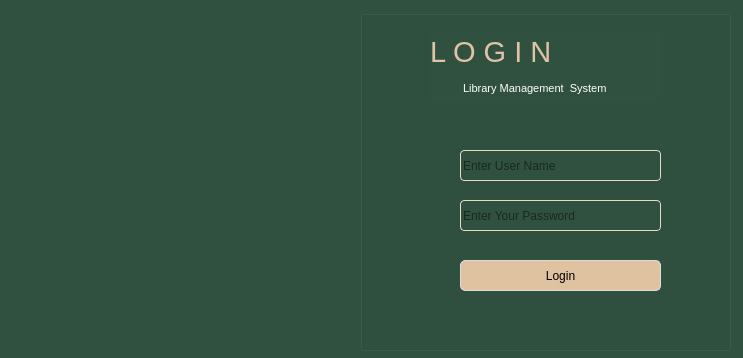
<?xml version="1.0" encoding="UTF-8"?>
<ui version="4.0">
 <class>Form</class>
 <widget class="QWidget" name="Form">
  <property name="geometry">
   <rect>
    <x>0</x>
    <y>0</y>
    <width>743</width>
    <height>358</height>
   </rect>
  </property>
  <property name="windowTitle">
   <string>Form</string>
  </property>
  <property name="styleSheet">
   <string notr="true">/*
font: 75 8pt &quot;Cambria&quot;;
Aqua Style Sheet for QT Applications
Author: Jaime A. Quiroga P.
Company: GTRONICK
Last updated: 22/01/2019, 07:55.
Available at: https://github.com/GTRONICK/QSS/blob/master/Aqua.qss
*/
QWidget {
	background-color:rgb(48,81,64);
}

QLineEdit {
	border-width: 1px;
	border-style: solid;
	border-color: #93735c;
}

QTextEdit {
	border-width: 1px;
	border-style: solid;
	border-color: qlineargradient(spread:pad, x1:0.5, y1:1, x2:0.5, y2:0, stop:0 rgba(0, 113, 255, 255), stop:1 rgba(91, 171, 252, 255));
}
QPlainTextEdit {
	border-width: 1px;
	border-style: solid;
	border-color: qlineargradient(spread:pad, x1:0.5, y1:1, x2:0.5, y2:0, stop:0 rgba(0, 113, 255, 255), stop:1 rgba(91, 171, 252, 255));
}
QToolButton {
	border-style: solid;
	border-top-color: qlineargradient(spread:pad, x1:0.5, y1:1, x2:0.5, y2:0, stop:0 rgb(215, 215, 215), stop:1 rgb(222, 222, 222));
	border-right-color: qlineargradient(spread:pad, x1:0, y1:0.5, x2:1, y2:0.5, stop:0 rgb(217, 217, 217), stop:1 rgb(227, 227, 227));
	border-left-color: qlineargradient(spread:pad, x1:0, y1:0.5, x2:1, y2:0.5, stop:0 rgb(227, 227, 227), stop:1 rgb(217, 217, 217));
	border-bottom-color: qlineargradient(spread:pad, x1:0.5, y1:1, x2:0.5, y2:0, stop:0 rgb(215, 215, 215), stop:1 rgb(222, 222, 222));
	border-width: 1px;
	border-radius: 5px;
	color: rgb(0,0,0);
	padding: 2px;
	background-color: rgb(255,255,255);
}
QToolButton:hover{
	border-style: solid;
	border-top-color: qlineargradient(spread:pad, x1:0.5, y1:1, x2:0.5, y2:0, stop:0 rgb(195, 195, 195), stop:1 rgb(222, 222, 222));
	border-right-color: qlineargradient(spread:pad, x1:0, y1:0.5, x2:1, y2:0.5, stop:0 rgb(197, 197, 197), stop:1 rgb(227, 227, 227));
	border-left-color: qlineargradient(spread:pad, x1:0, y1:0.5, x2:1, y2:0.5, stop:0 rgb(227, 227, 227), stop:1 rgb(197, 197, 197));
	border-bottom-color: qlineargradient(spread:pad, x1:0.5, y1:1, x2:0.5, y2:0, stop:0 rgb(195, 195, 195), stop:1 rgb(222, 222, 222));
	border-width: 1px;
	border-radius: 5px;
	color: rgb(0,0,0);
	padding: 2px;
	background-color: rgb(255,255,255);
}
QToolButton:pressed{
	border-style: solid;
	border-top-color: qlineargradient(spread:pad, x1:0.5, y1:1, x2:0.5, y2:0, stop:0 rgb(215, 215, 215), stop:1 rgb(222, 222, 222));
	border-right-color: qlineargradient(spread:pad, x1:0, y1:0.5, x2:1, y2:0.5, stop:0 rgb(217, 217, 217), stop:1 rgb(227, 227, 227));
	border-left-color: qlineargradient(spread:pad, x1:0, y1:0.5, x2:1, y2:0.5, stop:0 rgb(227, 227, 227), stop:1 rgb(217, 217, 217));
	border-bottom-color: qlineargradient(spread:pad, x1:0.5, y1:1, x2:0.5, y2:0, stop:0 rgb(215, 215, 215), stop:1 rgb(222, 222, 222));
	border-width: 1px;
	border-radius: 5px;
	color: rgb(0,0,0);
	padding: 2px;
	background-color: #e4c3a0;
}
QPushButton{
	border-style: solid;
	border-top-color: qlineargradient(spread:pad, x1:0.5, y1:1, x2:0.5, y2:0, stop:0 rgb(215, 215, 215), stop:1 rgb(222, 222, 222));
	border-right-color: qlineargradient(spread:pad, x1:0, y1:0.5, x2:1, y2:0.5, stop:0 rgb(217, 217, 217), stop:1 rgb(227, 227, 227));
	border-left-color: qlineargradient(spread:pad, x1:0, y1:0.5, x2:1, y2:0.5, stop:0 rgb(227, 227, 227), stop:1 rgb(217, 217, 217));
	border-bottom-color: qlineargradient(spread:pad, x1:0.5, y1:1, x2:0.5, y2:0, stop:0 rgb(215, 215, 215), stop:1 rgb(222, 222, 222));
	border-width: 1px;
	border-radius: 5px;
	color: rgb(0,0,0);
	padding: 2px;
	background-color: #dfc2a0;
}
QPushButton::default{
	border-style: solid;
	border-top-color: qlineargradient(spread:pad, x1:0.5, y1:1, x2:0.5, y2:0, stop:0 rgb(215, 215, 215), stop:1 rgb(222, 222, 222));
	border-right-color: qlineargradient(spread:pad, x1:0, y1:0.5, x2:1, y2:0.5, stop:0 rgb(217, 217, 217), stop:1 rgb(227, 227, 227));
	border-left-color: qlineargradient(spread:pad, x1:0, y1:0.5, x2:1, y2:0.5, stop:0 rgb(227, 227, 227), stop:1 rgb(217, 217, 217));
	border-bottom-color: qlineargradient(spread:pad, x1:0.5, y1:1, x2:0.5, y2:0, stop:0 rgb(215, 215, 215), stop:1 rgb(222, 222, 222));
	border-width: 1px;
	border-radius: 5px;
	color: rgb(0,0,0);
	padding: 2px;
	background-color: #ead9c5;
}
QPushButton:hover{
	border-style: solid;
	border-top-color: qlineargradient(spread:pad, x1:0.5, y1:1, x2:0.5, y2:0, stop:0 rgb(195, 195, 195), stop:1 rgb(222, 222, 222));
	border-right-color: qlineargradient(spread:pad, x1:0, y1:0.5, x2:1, y2:0.5, stop:0 rgb(197, 197, 197), stop:1 rgb(227, 227, 227));
	border-left-color: qlineargradient(spread:pad, x1:0, y1:0.5, x2:1, y2:0.5, stop:0 rgb(227, 227, 227), stop:1 rgb(197, 197, 197));
	border-bottom-color: qlineargradient(spread:pad, x1:0.5, y1:1, x2:0.5, y2:0, stop:0 rgb(195, 195, 195), stop:1 rgb(222, 222, 222));
	border-width: 1px;
	border-radius: 5px;
	color: rgb(0,0,0);
	padding: 2px;
	background-color: rgb(255,255,255);
}
QPushButton:pressed{
	border-style: solid;
	border-top-color: qlineargradient(spread:pad, x1:0.5, y1:1, x2:0.5, y2:0, stop:0 rgb(215, 215, 215), stop:1 rgb(222, 222, 222));
	border-right-color: qlineargradient(spread:pad, x1:0, y1:0.5, x2:1, y2:0.5, stop:0 rgb(217, 217, 217), stop:1 rgb(227, 227, 227));
	border-left-color: qlineargradient(spread:pad, x1:0, y1:0.5, x2:1, y2:0.5, stop:0 rgb(227, 227, 227), stop:1 rgb(217, 217, 217));
	border-bottom-color: qlineargradient(spread:pad, x1:0.5, y1:1, x2:0.5, y2:0, stop:0 rgb(215, 215, 215), stop:1 rgb(222, 222, 222));
	border-width: 1px;
	border-radius: 5px;
	color: rgb(0,0,0);
	padding: 2px;
	background-color: rgb(142,142,142);
}
QPushButton:disabled{
	border-style: solid;
	border-top-color: qlineargradient(spread:pad, x1:0.5, y1:1, x2:0.5, y2:0, stop:0 rgb(215, 215, 215), stop:1 rgb(222, 222, 222));
	border-right-color: qlineargradient(spread:pad, x1:0, y1:0.5, x2:1, y2:0.5, stop:0 rgb(217, 217, 217), stop:1 rgb(227, 227, 227));
	border-left-color: qlineargradient(spread:pad, x1:0, y1:0.5, x2:1, y2:0.5, stop:0 rgb(227, 227, 227), stop:1 rgb(217, 217, 217));
	border-bottom-color: qlineargradient(spread:pad, x1:0.5, y1:1, x2:0.5, y2:0, stop:0 rgb(215, 215, 215), stop:1 rgb(222, 222, 222));
	border-width: 1px;
	border-radius: 5px;
	color: #808086;
	padding: 2px;
	background-color: rgb(142,142,142);
}
QLineEdit {
	border-width: 1px; border-radius: 4px;
	border-style: solid;
	border-color: qlineargradient(spread:pad, x1:0.5, y1:1, x2:0.5, y2:0, stop:0 rgba(0, 113, 255, 255), stop:1 rgba(91, 171, 252, 255));
}
QLabel {
	color: #000000;
}
QLCDNumber {
	color: rgb(0, 113, 255, 255);
}
QProgressBar {
	text-align: center;
	color: rgb(240, 240, 240);
	border-width: 1px; 
	border-radius: 10px;
	border-color: rgb(230, 230, 230);
	border-style: solid;
	background-color:rgb(207,207,207);
}
QProgressBar::chunk {
	background-color: qlineargradient(spread:pad, x1:0.5, y1:1, x2:0.5, y2:0, stop:0 rgba(49, 147, 250, 255), stop:1 rgba(34, 142, 255, 255));
	border-radius: 10px;
}
QMenuBar {
	background-color: qlineargradient(spread:pad, x1:0.5, y1:1, x2:0.5, y2:0, stop:0 rgba(207, 209, 207, 255), stop:1 rgba(230, 229, 230, 255));
}
QMenuBar::item {
	color: #000000;
  	spacing: 3px;
  	padding: 1px 4px;
	background-color: qlineargradient(spread:pad, x1:0.5, y1:1, x2:0.5, y2:0, stop:0 rgba(207, 209, 207, 255), stop:1 rgba(230, 229, 230, 255));
}

QMenuBar::item:selected {
  	background-color: qlineargradient(spread:pad, x1:0.5, y1:1, x2:0.5, y2:0, stop:0 rgba(0, 113, 255, 255), stop:1 rgba(91, 171, 252, 255));
	color: #FFFFFF;
}
QMenu::item:selected {
	border-style: solid;
	border-top-color: transparent;
	border-right-color: transparent;
	border-left-color: qlineargradient(spread:pad, x1:0.5, y1:1, x2:0.5, y2:0, stop:0 rgba(0, 113, 255, 255), stop:1 rgba(91, 171, 252, 255));
	border-bottom-color: transparent;
	border-left-width: 2px;
	color: #000000;
	padding-left:15px;
	padding-top:4px;
	padding-bottom:4px;
	padding-right:7px;
}
QMenu::item {
	border-style: solid;
	border-top-color: transparent;
	border-right-color: transparent;
	border-left-color: transparent;
	border-bottom-color: transparent;
	border-bottom-width: 1px;
	color: #000000;
	padding-left:17px;
	padding-top:4px;
	padding-bottom:4px;
	padding-right:7px;
}
QTabWidget {
	color:rgb(0,0,0);
	background-color:#000000;
}
QTabWidget::pane {
		border-color: rgb(223,223,223);
		background-color:rgb(226,226,226);
		border-style: solid;
		border-width: 2px;
    	border-radius: 6px;
}
QTabBar::tab:first {
	border-style: solid;
	border-left-width:1px;
	border-right-width:0px;
	border-top-width:1px;
	border-bottom-width:1px;
	border-top-color: rgb(209,209,209);
	border-left-color: qlineargradient(spread:pad, x1:0.5, y1:1, x2:0.5, y2:0, stop:0 rgba(209, 209, 209, 209), stop:1 rgba(229, 229, 229, 229));
	border-bottom-color: rgb(229,229,229);
	border-top-left-radius: 4px;
	border-bottom-left-radius: 4px;
	color: #000000;
	padding: 3px;
	margin-left:0px;
	background-color: qlineargradient(spread:pad, x1:0.5, y1:1, x2:0.5, y2:0, stop:0 rgba(247, 247, 247, 255), stop:1 rgba(255, 255, 255, 255));
}
QTabBar::tab:last {
	border-style: solid;
	border-width:1px;
	border-top-color: rgb(209,209,209);
	border-left-color: qlineargradient(spread:pad, x1:0.5, y1:1, x2:0.5, y2:0, stop:0 rgba(209, 209, 209, 209), stop:1 rgba(229, 229, 229, 229));
	border-right-color: qlineargradient(spread:pad, x1:0.5, y1:1, x2:0.5, y2:0, stop:0 rgba(209, 209, 209, 209), stop:1 rgba(229, 229, 229, 229));
	border-bottom-color: rgb(229,229,229);
	border-top-right-radius: 4px;
	border-bottom-right-radius: 4px;
	color: #000000;
	padding: 3px;
	margin-left:0px;
	background-color: qlineargradient(spread:pad, x1:0.5, y1:1, x2:0.5, y2:0, stop:0 rgba(247, 247, 247, 255), stop:1 rgba(255, 255, 255, 255));
}
QTabBar::tab {
	border-style: solid;
	border-top-width:1px;
	border-bottom-width:1px;
	border-left-width:1px;
	border-top-color: rgb(209,209,209);
	border-left-color: qlineargradient(spread:pad, x1:0.5, y1:1, x2:0.5, y2:0, stop:0 rgba(209, 209, 209, 209), stop:1 rgba(229, 229, 229, 229));
	border-bottom-color: rgb(229,229,229);
	color: #000000;
	padding: 3px;
	margin-left:0px;
	background-color: qlineargradient(spread:pad, x1:0.5, y1:1, x2:0.5, y2:0, stop:0 rgba(247, 247, 247, 255), stop:1 rgba(255, 255, 255, 255));
}
QTabBar::tab:selected, QTabBar::tab:last:selected, QTabBar::tab:hover {
  	border-style: solid;
  	border-left-width:1px;
	border-right-color: transparent;
	border-top-color: rgb(209,209,209);
	border-left-color: qlineargradient(spread:pad, x1:0.5, y1:1, x2:0.5, y2:0, stop:0 rgba(209, 209, 209, 209), stop:1 rgba(229, 229, 229, 229));
	border-bottom-color: rgb(229,229,229);
	color: #FFFFFF;
	padding: 3px;
	margin-left:0px;
	background-color: qlineargradient(spread:pad, x1:0.5, y1:1, x2:0.5, y2:0, stop:0 rgba(0, 113, 255, 255), stop:1 rgba(91, 171, 252, 255));
}

QTabBar::tab:selected, QTabBar::tab:first:selected, QTabBar::tab:hover {
  	border-style: solid;
  	border-left-width:1px;
  	border-bottom-width:1px;
  	border-top-width:1px;
	border-right-color: transparent;
	border-top-color: rgb(209,209,209);
	border-left-color: qlineargradient(spread:pad, x1:0.5, y1:1, x2:0.5, y2:0, stop:0 rgba(209, 209, 209, 209), stop:1 rgba(229, 229, 229, 229));
	border-bottom-color: rgb(229,229,229);
	color: #FFFFFF;
	padding: 3px;
	margin-left:0px;
	background-color: qlineargradient(spread:pad, x1:0.5, y1:1, x2:0.5, y2:0, stop:0 rgba(0, 113, 255, 255), stop:1 rgba(91, 171, 252, 255));
}

QCheckBox {
	color: #000000;
	padding: 2px;
}
QCheckBox:disabled {
	color: #808086;
	padding: 2px;
}

QGroupBox 
{
    color: #dec3a5;

}</string>
  </property>
  <widget class="QLabel" name="label">
   <property name="geometry">
    <rect>
     <x>-190</x>
     <y>-80</y>
     <width>541</width>
     <height>441</height>
    </rect>
   </property>
   <property name="text">
    <string/>
   </property>
   <property name="pixmap">
    <pixmap resource="icons.qrc">:/icons/library.jpg</pixmap>
   </property>
  </widget>
  <widget class="QGroupBox" name="groupBox">
   <property name="geometry">
    <rect>
     <x>360</x>
     <y>10</y>
     <width>371</width>
     <height>341</height>
    </rect>
   </property>
   <property name="title">
    <string/>
   </property>
   <widget class="QLabel" name="label_2">
    <property name="geometry">
     <rect>
      <x>70</x>
      <y>20</y>
      <width>231</width>
      <height>71</height>
     </rect>
    </property>
    <property name="toolTip">
     <string>&lt;html&gt;&lt;head/&gt;&lt;body&gt;&lt;p&gt;LOGIN&lt;/p&gt;&lt;/body&gt;&lt;/html&gt;</string>
    </property>
    <property name="whatsThis">
     <string>&lt;html&gt;&lt;head/&gt;&lt;body&gt;&lt;p&gt;&lt;img src=&quot;:/icons/home.png&quot;/&gt;&lt;/p&gt;&lt;/body&gt;&lt;/html&gt;</string>
    </property>
    <property name="text">
     <string>&lt;!DOCTYPE HTML PUBLIC &quot;-//W3C//DTD HTML 4.0//EN&quot; &quot;http://www.w3.org/TR/REC-html40/strict.dtd&quot;&gt;
&lt;html&gt;&lt;head&gt;&lt;meta name=&quot;qrichtext&quot; content=&quot;1&quot; /&gt;&lt;style type=&quot;text/css&quot;&gt;
p, li { white-space: pre-wrap; }
&lt;/style&gt;&lt;/head&gt;&lt;body style=&quot; font-family:'MS Shell Dlg 2'; font-size:8pt; font-weight:400; font-style:normal;&quot;&gt;
&lt;p style=&quot; margin-top:12px; margin-bottom:12px; margin-left:0px; margin-right:0px; -qt-block-indent:0; text-indent:0px;&quot;&gt;&lt;span style=&quot; font-size:22pt; color:#dec3a5;&quot;&gt;L O G I N&lt;/span&gt;&lt;/p&gt;
&lt;p style=&quot; margin-top:12px; margin-bottom:12px; margin-left:0px; margin-right:0px; -qt-block-indent:0; text-indent:0px;&quot;&gt;&lt;span style=&quot; font-size:9pt; color:#000000;&quot;&gt;         &lt;/span&gt;&lt;span style=&quot; color:#ffffff;&quot;&gt; Library Management  System&lt;/span&gt;&lt;/p&gt;&lt;/body&gt;&lt;/html&gt;</string>
    </property>
   </widget>
   <widget class="QLineEdit" name="lineEdit">
    <property name="geometry">
     <rect>
      <x>100</x>
      <y>140</y>
      <width>201</width>
      <height>31</height>
     </rect>
    </property>
    <property name="minimumSize">
     <size>
      <width>171</width>
      <height>0</height>
     </size>
    </property>
    <property name="whatsThis">
     <string>&lt;html&gt;&lt;head/&gt;&lt;body&gt;&lt;p&gt;&lt;span style=&quot; font-size:11pt;&quot;&gt;jhjjj&lt;/span&gt;&lt;/p&gt;&lt;/body&gt;&lt;/html&gt;</string>
    </property>
    <property name="styleSheet">
     <string notr="true">QLineEdit {
	
   
	font: 75 11pt &quot;Calisto MT&quot;;
	border-width: 1px;
	border-style: solid;
	border-color: #ead9c5
}</string>
    </property>
    <property name="text">
     <string/>
    </property>
    <property name="placeholderText">
     <string>Enter User Name</string>
    </property>
    <property name="clearButtonEnabled">
     <bool>true</bool>
    </property>
   </widget>
   <widget class="QLineEdit" name="lineEdit_2">
    <property name="geometry">
     <rect>
      <x>100</x>
      <y>190</y>
      <width>201</width>
      <height>31</height>
     </rect>
    </property>
    <property name="styleSheet">
     <string notr="true">QLineEdit {
   font: 75 11pt &quot;Calisto MT&quot;;
	border-width: 1px;
	border-style: solid;
	border-color: #ead9c5
}</string>
    </property>
    <property name="text">
     <string/>
    </property>
    <property name="echoMode">
     <enum>QLineEdit::Password</enum>
    </property>
    <property name="placeholderText">
     <string>Enter Your Password</string>
    </property>
    <property name="clearButtonEnabled">
     <bool>true</bool>
    </property>
   </widget>
   <widget class="QPushButton" name="pushButton">
    <property name="geometry">
     <rect>
      <x>100</x>
      <y>250</y>
      <width>201</width>
      <height>31</height>
     </rect>
    </property>
    <property name="styleSheet">
     <string notr="true">font: 75 11pt &quot;Calisto MT&quot;;
</string>
    </property>
    <property name="text">
     <string>Login</string>
    </property>
    <property name="shortcut">
     <string>Return</string>
    </property>
   </widget>
   <widget class="QLabel" name="label_3">
    <property name="geometry">
     <rect>
      <x>50</x>
      <y>310</y>
      <width>311</width>
      <height>20</height>
     </rect>
    </property>
    <property name="styleSheet">
     <string notr="true">QLabel
{
	background-color: transparent;
	color:rgb(255, 0, 0);
    font: 63 11pt &quot;Yu Gothic UI Semibold&quot;;

}</string>
    </property>
    <property name="text">
     <string>&lt;html&gt;&lt;head/&gt;&lt;body&gt;&lt;p&gt;&lt;span style=&quot; color:#ff0000;&quot;&gt;&lt;br/&gt;&lt;/span&gt;&lt;/p&gt;&lt;/body&gt;&lt;/html&gt;</string>
    </property>
   </widget>
  </widget>
 </widget>
 <resources>
  <include location="icons.qrc"/>
 </resources>
 <connections/>
</ui>
